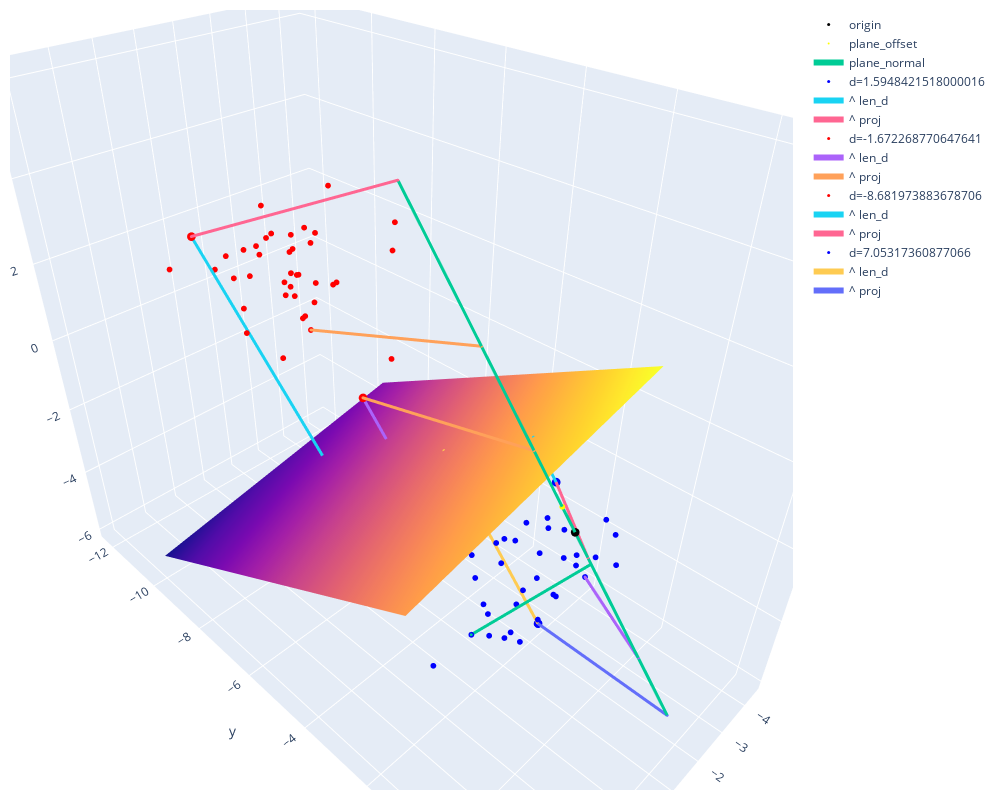

Notebook code for this chart:
### Code cell
with ThreeDFigure() as fig: #trafo, back_trafo, swap_axes="xz"
    plane_offset = decision_plane.project([0,0,0]) #point where plane == plane.normal (plane doesn't need to go through [0,0,0])
    fig.add_markers([0,0,0], size=3, name="origin") #coordinate center
    fig.add_markers(plane_offset, name="plane_offset", color="yellow")
    fig.add_line(plane_offset+decision_plane.normal*minneg, plane_offset+decision_plane.normal*maxpos, name="plane_normal") 
    for point, side in zip(X, y):
        if trafo(point)[0] in [minneg, maxneg, minpos, maxpos]:
            fig.add_markers(point, color="blue" if side else "red", name="d="+str(trafo(point)[0]), size=3)
            fig.add_line(point, back_trafo([0, trafo(point)[1], trafo(point)[2]]), name="^ len_d",)            
            fig.add_line(point, ortho_projection_affine(point, decision_plane.normal), name="^ proj")
        else:
            fig.add_markers(point, color="blue" if side else "red", name=str(trafo(point)[0]), showlegend=False)
    xx, yy = make_meshgrid(minx=minx, miny=miny, maxx=maxx, maxy=maxy, margin=0.1)
    fig.add_surface(xx, yy, decision_plane.z) #decision hyperplane
    fig.add_sample_projections(X, decision_plane.normal, n_samples=3, showlegend=False)

### Figure 1 — Plotly figure (JSON) as saved in the notebook; plotly's stock layout.template omitted (floating-point values rounded to 4 significant figures; data arrays with more than 128 entries replaced by an {"elided": "..."} marker saying what was removed)
{"data": [{"marker": {"color": "black", "line": {"width": 0}, "size": 3}, "mode": "markers", "name": "origin", "type": "scatter3d", "x": [0], "y": [0], "z": [0]}, {"marker": {"color": "yellow", "line": {"width": 0}, "size": 2}, "mode": "markers", "name": "plane_offset", "type": "scatter3d", "x": [0.1046], "y": [-0.2674], "z": [0.5043]}, {"line": {"width": 6}, "marker": {"size": 1}, "name": "plane_normal", "type": "scatter3d", "x": [1.254, -0.8294], "y": [-3.208, 2.121], "z": [6.049, -4.0]}, {"marker": {"color": "blue", "line": {"width": 0}, "size": 2}, "mode": "markers", "name": "4.520053661246651", "showlegend": false, "type": "scatter3d", "x": [0.04201], "y": [-1.29], "z": [-3.848]}, {"marker": {"color": "blue", "line": {"width": 0}, "size": 3}, "mode": "markers", "name": "d=1.5948421518000016", "type": "scatter3d", "x": [-2.134], "y": [-1.905], "z": [-1.249]}, {"line": {"width": 6}, "marker": {"size": 1}, "name": "^ len_d", "type": "scatter3d", "x": [-2.134, -1.923], "y": [-1.905, -2.445], "z": [-1.249, -0.2301]}, {"line": {"width": 6}, "marker": {"size": 1}, "name": "^ proj", "type": "scatter3d", "x": [-2.134, -0.1066], "y": [-1.905, 0.2727], "z": [-1.249, -0.5142]}, {"marker": {"color": "blue", "line": {"width": 0}, "size": 2}, "mode": "markers", "name": "3.730080161740542", "showlegend": false, "type": "scatter3d", "x": [-2.644], "y": [-2.291], "z": [-3.153]}, {"marker": {"color": "red", "line": {"width": 0}, "size": 2}, "mode": "markers", "name": "-5.746113652724212", "showlegend": false, "type": "scatter3d", "x": [-1.84], "y": [-10.38], "z": [0.4023]}, {"marker": {"color": "red", "line": {"width": 0}, "size": 2}, "mode": "markers", "name": "-5.60757913284524", "showlegend": false, "type": "scatter3d", "x": [-1.616], "y": [-8.87], "z": [1.041]}, {"marker": {"color": "blue", "line": {"width": 0}, "size": 2}, "mode": "markers", "name": "2.4661814979668577", "showlegend": false, "type": "scatter3d", "x": [-1.608], "y": [-2.186], "z": [-2.244]}, {"marker": {"color": "blue", "line": {"width": 0}, "size": 2}, "mode": "markers", "name": "3.837698514107357", "showlegend": false, "type": "scatter3d", "x": [-1.723], "y": [-0.8964], "z": [-2.696]}, {"marker": {"color": "red", "line": {"width": 0}, "size": 2}, "mode": "markers", "name": "-3.8078770039293053", "showlegend": false, "type": "scatter3d", "x": [-0.7717], "y": [-9.265], "z": [-0.8654]}, {"marker": {"color": "blue", "line": {"width": 0}, "size": 2}, "mode": "markers", "name": "3.673793148058605", "showlegend": false, "type": "scatter3d", "x": [-0.6713], "y": [-0.6319], "z": [-2.635]}, {"marker": {"color": "blue", "line": {"width": 0}, "size": 2}, "mode": "markers", "name": "3.446049670586921", "showlegend": false, "type": "scatter3d", "x": [-1.598], "y": [-1.752], "z": [-2.844]}, {"marker": {"color": "red", "line": {"width": 0}, "size": 2}, "mode": "markers", "name": "-7.271748700598275", "showlegend": false, "type": "scatter3d", "x": [-1.876], "y": [-9.501], "z": [2.168]}, {"marker": {"color": "red", "line": {"width": 0}, "size": 2}, "mode": "markers", "name": "-6.020594690354641", "showlegend": false, "type": "scatter3d", "x": [1.305], "y": [-7.646], "z": [1.434]}, {"marker": {"color": "blue", "line": {"width": 0}, "size": 2}, "mode": "markers", "name": "3.403213721169909", "showlegend": false, "type": "scatter3d", "x": [-0.5587], "y": [-2.654], "z": [-3.502]}, {"marker": {"color": "blue", "line": {"width": 0}, "size": 2}, "mode": "markers", "name": "3.4983523458175467", "showlegend": false, "type": "scatter3d", "x": [-0.5371], "y": [-1.351], "z": [-2.896]}, {"marker": {"color": "blue", "line": {"width": 0}, "size": 2}, "mode": "markers", "name": "5.399443490375184", "showlegend": false, "type": "scatter3d", "x": [-2.428], "y": [-2.3], "z": [-4.615]}, {"marker": {"color": "red", "line": {"width": 0}, "size": 2}, "mode": "markers", "name": "-8.158316662002417", "showlegend": false, "type": "scatter3d", "x": [-2.189], "y": [-8.93], "z": [3.285]}, {"marker": {"color": "red", "line": {"width": 0}, "size": 2}, "mode": "markers", "name": "-7.365134946757862", "showlegend": false, "type": "scatter3d", "x": [-1.239], "y": [-10.6], "z": [1.532]}, {"marker": {"color": "red", "line": {"width": 0}, "size": 3}, "mode": "markers", "name": "d=-1.672268770647641", "type": "scatter3d", "x": [-1.549], "y": [-7.25], "z": [-1.442]}, {"line": {"width": 6}, "marker": {"size": 1}, "name": "^ len_d", "type": "scatter3d", "x": [-1.549, -1.771], "y": [-7.25, -6.684], "z": [-1.442, -2.509]}, {"line": {"width": 6}, "marker": {"size": 1}, "name": "^ proj", "type": "scatter3d", "x": [-1.549, 0.326], "y": [-7.25, -0.8338], "z": [-1.442, 1.572]}, {"marker": {"color": "blue", "line": {"width": 0}, "size": 2}, "mode": "markers", "name": "3.191812512066244", "showlegend": false, "type": "scatter3d", "x": [-1.658], "y": [-2.469], "z": [-2.997]}, {"marker": {"color": "red", "line": {"width": 0}, "size": 2}, "mode": "markers", "name": "-5.669687886417745", "showlegend": false, "type": "scatter3d", "x": [-0.7772], "y": [-10.73], "z": [-0.0647]}, {"marker": {"color": "blue", "line": {"width": 0}, "size": 2}, "mode": "markers", "name": "3.958621239677284", "showlegend": false, "type": "scatter3d", "x": [-0.2077], "y": [-0.6905], "z": [-3.003]}, {"marker": {"color": "red", "line": {"width": 0}, "size": 2}, "mode": "markers", "name": "-2.4474710443362753", "showlegend": false, "type": "scatter3d", "x": [-2.209], "y": [-6.931], "z": [-0.4799]}, {"marker": {"color": "red", "line": {"width": 0}, "size": 2}, "mode": "markers", "name": "-6.941129321311848", "showlegend": false, "type": "scatter3d", "x": [-2.109], "y": [-9.394], "z": [1.994]}, {"marker": {"color": "blue", "line": {"width": 0}, "size": 2}, "mode": "markers", "name": "4.784625058743713", "showlegend": false, "type": "scatter3d", "x": [-0.318], "y": [-1.401], "z": [-4.056]}, {"marker": {"color": "blue", "line": {"width": 0}, "size": 2}, "mode": "markers", "name": "3.301055795072448", "showlegend": false, "type": "scatter3d", "x": [-1.762], "y": [-2.847], "z": [-3.268]}, {"marker": {"color": "red", "line": {"width": 0}, "size": 2}, "mode": "markers", "name": "-5.94989071369344", "showlegend": false, "type": "scatter3d", "x": [-1.699], "y": [-9.614], "z": [0.9537]}, {"marker": {"color": "red", "line": {"width": 0}, "size": 2}, "mode": "markers", "name": "-7.633624158395208", "showlegend": false, "type": "scatter3d", "x": [-0.8996], "y": [-9.699], "z": [2.167]}, {"marker": {"color": "red", "line": {"width": 0}, "size": 3}, "mode": "markers", "name": "d=-8.681973883678706", "type": "scatter3d", "x": [0.1266], "y": [-11.22], "z": [2.034]}, {"line": {"width": 6}, "marker": {"size": 1}, "name": "^ len_d", "type": "scatter3d", "x": [0.1266, -1.023], "y": [-11.22, -8.279], "z": [2.034, -3.511]}, {"line": {"width": 6}, "marker": {"size": 1}, "name": "^ proj", "type": "scatter3d", "x": [0.1266, 1.254], "y": [-11.22, -3.208], "z": [2.034, 6.049]}, {"marker": {"color": "blue", "line": {"width": 0}, "size": 2}, "mode": "markers", "name": "3.92109650486913", "showlegend": false, "type": "scatter3d", "x": [-3.279], "y": [-1.228], "z": [-2.619]}, {"marker": {"color": "red", "line": {"width": 0}, "size": 2}, "mode": "markers", "name": "-7.602602553010275", "showlegend": false, "type": "scatter3d", "x": [-0.5448], "y": [-10.13], "z": [1.836]}, {"marker": {"color": "red", "line": {"width": 0}, "size": 2}, "mode": "markers", "name": "-5.82164235654051", "showlegend": false, "type": "scatter3d", "x": [-1.999], "y": [-10.06], "z": [0.6682]}, {"marker": {"color": "blue", "line": {"width": 0}, "size": 2}, "mode": "markers", "name": "4.245337102998128", "showlegend": false, "type": "scatter3d", "x": [-0.692], "y": [-1.589], "z": [-3.622]}, {"marker": {"color": "blue", "line": {"width": 0}, "size": 2}, "mode": "markers", "name": "5.0220710396210135", "showlegend": false, "type": "scatter3d", "x": [-0.2605], "y": [-1.922], "z": [-4.544]}, {"marker": {"color": "blue", "line": {"width": 0}, "size": 2}, "mode": "markers", "name": "2.3568903236592607", "showlegend": false, "type": "scatter3d", "x": [-1.72], "y": [-1.741], "z": [-1.892]}, {"marker": {"color": "blue", "line": {"width": 0}, "size": 2}, "mode": "markers", "name": "2.0015669529572664", "showlegend": false, "type": "scatter3d", "x": [-0.5416], "y": [-2.586], "z": [-2.284]}, {"marker": {"color": "blue", "line": {"width": 0}, "size": 2}, "mode": "markers", "name": "5.154845322811196", "showlegend": false, "type": "scatter3d", "x": [-3.144], "y": [-1.262], "z": [-3.709]}, {"marker": {"color": "blue", "line": {"width": 0}, "size": 2}, "mode": "markers", "name": "1.805600111263191", "showlegend": false, "type": "scatter3d", "x": [1.986], "y": [-0.6218], "z": [-1.601]}, {"marker": {"color": "red", "line": {"width": 0}, "size": 2}, "mode": "markers", "name": "-6.668948038241366", "showlegend": false, "type": "scatter3d", "x": [-0.7782], "y": [-10.33], "z": [0.9933]}, {"marker": {"color": "blue", "line": {"width": 0}, "size": 2}, "mode": "markers", "name": "4.96842429292795", "showlegend": false, "type": "scatter3d", "x": [-2.354], "y": [-1.001], "z": [-3.577]}, {"marker": {"color": "blue", "line": {"width": 0}, "size": 2}, "mode": "markers", "name": "2.68871174499778", "showlegend": false, "type": "scatter3d", "x": [0.5324], "y": [-3.307], "z": [-3.47]}, {"marker": {"color": "blue", "line": {"width": 0}, "size": 2}, "mode": "markers", "name": "5.75557433795478", "showlegend": false, "type": "scatter3d", "x": [-0.7956], "y": [-1.466], "z": [-4.812]}, {"marker": {"color": "red", "line": {"width": 0}, "size": 2}, "mode": "markers", "name": "-7.372953859023904", "showlegend": false, "type": "scatter3d", "x": [-1.958], "y": [-10.92], "z": [1.518]}, {"marker": {"color": "red", "line": {"width": 0}, "size": 2}, "mode": "markers", "name": "-4.5706691510442665", "showlegend": false, "type": "scatter3d", "x": [-0.8466], "y": [-8.203], "z": [0.3586]}, {"marker": {"color": "red", "line": {"width": 0}, "size": 2}, "mode": "markers", "name": "-7.430561057858492", "showlegend": false, "type": "scatter3d", "x": [-0.9541], "y": [-11.52], "z": [1.04]}, {"marker": {"color": "red", "line": {"width": 0}, "size": 2}, "mode": "markers", "name": "-7.419585907341752", "showlegend": false, "type": "scatter3d", "x": [-1.167], "y": [-9.111], "z": [2.353]}, {"marker": {"color": "red", "line": {"width": 0}, "size": 2}, "mode": "markers", "name": "-5.327530834164923", "showlegend": false, "type": "scatter3d", "x": [-1.619], "y": [-9.718], "z": [0.3556]}, {"marker": {"color": "blue", "line": {"width": 0}, "size": 2}, "mode": "markers", "name": "1.8168889395917676", "showlegend": false, "type": "scatter3d", "x": [2.815], "y": [-0.7715], "z": [-1.862]}, {"marker": {"color": "red", "line": {"width": 0}, "size": 2}, "mode": "markers", "name": "-6.435029976246158", "showlegend": false, "type": "scatter3d", "x": [-2.468], "y": [-10.9], "z": [0.8398]}, {"marker": {"color": "blue", "line": {"width": 0}, "size": 2}, "mode": "markers", "name": "3.270729992869069", "showlegend": false, "type": "scatter3d", "x": [-2.611], "y": [-3.618], "z": [-3.476]}, {"marker": {"color": "blue", "line": {"width": 0}, "size": 2}, "mode": "markers", "name": "4.7212553633339525", "showlegend": false, "type": "scatter3d", "x": [-2.632], "y": [-0.4599], "z": [-3.023]}, {"marker": {"color": "blue", "line": {"width": 0}, "size": 2}, "mode": "markers", "name": "1.940225157891715", "showlegend": false, "type": "scatter3d", "x": [-0.2737], "y": [-3.075], "z": [-2.547]}, {"marker": {"color": "red", "line": {"width": 0}, "size": 2}, "mode": "markers", "name": "-7.112289851815083", "showlegend": false, "type": "scatter3d", "x": [-0.8563], "y": [-8.682], "z": [2.256]}, {"marker": {"color": "blue", "line": {"width": 0}, "size": 2}, "mode": "markers", "name": "3.1372305450118247", "showlegend": false, "type": "scatter3d", "x": [0.5109], "y": [-1.412], "z": [-2.84]}, {"marker": {"color": "blue", "line": {"width": 0}, "size": 2}, "mode": "markers", "name": "4.5098813008931025", "showlegend": false, "type": "scatter3d", "x": [-3.363], "y": [-0.9825], "z": [-2.97]}, {"marker": {"color": "red", "line": {"width": 0}, "size": 2}, "mode": "markers", "name": "-5.170077552795163", "showlegend": false, "type": "scatter3d", "x": [-3.624], "y": [-8.32], "z": [1.379]}, {"marker": {"color": "red", "line": {"width": 0}, "size": 2}, "mode": "markers", "name": "-5.996512267988843", "showlegend": false, "type": "scatter3d", "x": [-0.8982], "y": [-8.915], "z": [1.197]}, {"marker": {"color": "red", "line": {"width": 0}, "size": 2}, "mode": "markers", "name": "-8.402394948992251", "showlegend": false, "type": "scatter3d", "x": [-1.684], "y": [-10.87], "z": [2.36]}, {"marker": {"color": "blue", "line": {"width": 0}, "size": 2}, "mode": "markers", "name": "1.6149242080370023", "showlegend": false, "type": "scatter3d", "x": [-0.1757], "y": [-1.867], "z": [-1.651]}, {"marker": {"color": "red", "line": {"width": 0}, "size": 2}, "mode": "markers", "name": "-7.23802288951913", "showlegend": false, "type": "scatter3d", "x": [-0.585], "y": [-11.51], "z": [0.8038]}, {"marker": {"color": "red", "line": {"width": 0}, "size": 2}, "mode": "markers", "name": "-5.112312020992316", "showlegend": false, "type": "scatter3d", "x": [-2.302], "y": [-9.049], "z": [0.6697]}, {"marker": {"color": "red", "line": {"width": 0}, "size": 2}, "mode": "markers", "name": "-7.019737552344267", "showlegend": false, "type": "scatter3d", "x": [-0.06222], "y": [-9.943], "z": [1.344]}, {"marker": {"color": "blue", "line": {"width": 0}, "size": 2}, "mode": "markers", "name": "3.768945877567886", "showlegend": false, "type": "scatter3d", "x": [-0.7792], "y": [-0.7632], "z": [-2.763]}, {"marker": {"color": "blue", "line": {"width": 0}, "size": 2}, "mode": "markers", "name": "2.333747836332608", "showlegend": false, "type": "scatter3d", "x": [-1.741], "y": [-2.848], "z": [-2.455]}, {"marker": {"color": "blue", "line": {"width": 0}, "size": 2}, "mode": "markers", "name": "3.7905107620068477", "showlegend": false, "type": "scatter3d", "x": [-1.847], "y": [-1.293], "z": [-2.841]}, {"marker": {"color": "red", "line": {"width": 0}, "size": 2}, "mode": "markers", "name": "-4.582045806241058", "showlegend": false, "type": "scatter3d", "x": [-1.662], "y": [-9.415], "z": [-0.1055]}, {"marker": {"color": "blue", "line": {"width": 0}, "size": 2}, "mode": "markers", "name": "5.070675555798818", "showlegend": false, "type": "scatter3d", "x": [-3.058], "y": [-1.707], "z": [-3.891]}, {"marker": {"color": "red", "line": {"width": 0}, "size": 2}, "mode": "markers", "name": "-4.648061855652127", "showlegend": false, "type": "scatter3d", "x": [-1.437], "y": [-9.225], "z": [0.004471]}, {"marker": {"color": "red", "line": {"width": 0}, "size": 2}, "mode": "markers", "name": "-7.964515287866054", "showlegend": false, "type": "scatter3d", "x": [0.3044], "y": [-12.14], "z": [0.9018]}, {"marker": {"color": "red", "line": {"width": 0}, "size": 2}, "mode": "markers", "name": "-6.208409275123907", "showlegend": false, "type": "scatter3d", "x": [-3.148], "y": [-7.75], "z": [2.461]}, {"marker": {"color": "red", "line": {"width": 0}, "size": 2}, "mode": "markers", "name": "-4.789147430712685", "showlegend": false, "type": "scatter3d", "x": [-2.028], "y": [-9.472], "z": [0.1151]}, {"marker": {"color": "red", "line": {"width": 0}, "size": 2}, "mode": "markers", "name": "-5.107534620391757", "showlegend": false, "type": "scatter3d", "x": [-2.413], "y": [-9.048], "z": [0.6892]}, {"marker": {"color": "red", "line": {"width": 0}, "size": 2}, "mode": "markers", "name": "-5.446853995595974", "showlegend": false, "type": "scatter3d", "x": [-1.556], "y": [-9.998], "z": [0.2947]}, {"marker": {"color": "blue", "line": {"width": 0}, "size": 2}, "mode": "markers", "name": "3.488416098471431", "showlegend": false, "type": "scatter3d", "x": [-1.172], "y": [-2.439], "z": [-3.333]}, {"marker": {"color": "blue", "line": {"width": 0}, "size": 2}, "mode": "markers", "name": "5.675164331401085", "showlegend": false, "type": "scatter3d", "x": [-1.545], "y": [-3.139], "z": [-5.476]}, {"marker": {"color": "red", "line": {"width": 0}, "size": 2}, "mode": "markers", "name": "-6.956410841014744", "showlegend": false, "type": "scatter3d", "x": [-1.357], "y": [-8.657], "z": [2.241]}, {"marker": {"color": "red", "line": {"width": 0}, "size": 2}, "mode": "markers", "name": "-6.070585052535823", "showlegend": false, "type": "scatter3d", "x": [-1.661], "y": [-9.857], "z": [0.9188]}, {"marker": {"color": "red", "line": {"width": 0}, "size": 2}, "mode": "markers", "name": "-7.2577772801363745", "showlegend": false, "type": "scatter3d", "x": [-0.7377], "y": [-9.795], "z": [1.764]}, {"marker": {"color": "blue", "line": {"width": 0}, "size": 2}, "mode": "markers", "name": "3.840333997654276", "showlegend": false, "type": "scatter3d", "x": [-2.747], "y": [-1.931], "z": [-3.034]}, {"marker": {"color": "blue", "line": {"width": 0}, "size": 2}, "mode": "markers", "name": "2.4403101646704664", "showlegend": false, "type": "scatter3d", "x": [-0.424], "y": [-2.68], "z": [-2.729]}, {"marker": {"color": "blue", "line": {"width": 0}, "size": 3}, "mode": "markers", "name": "d=7.05317360877066", "type": "scatter3d", "x": [-2.317], "y": [-2.041], "z": [-5.899]}, {"line": {"width": 6}, "marker": {"size": 1}, "name": "^ len_d", "type": "scatter3d", "x": [-2.317, -1.383], "y": [-2.041, -4.43], "z": [-5.899, -1.394]}, {"line": {"width": 6}, "marker": {"size": 1}, "name": "^ proj", "type": "scatter3d", "x": [-2.317, -0.8294], "y": [-2.041, 2.121], "z": [-5.899, -4.0]}, {"showlegend": false, "showscale": false, "type": "surface", "x": {"elided": "30x30 float values"}, "y": {"elided": "30x30 float values"}, "z": {"elided": "30x30 float values"}}, {"line": {"width": 6}, "marker": {"size": 1}, "showlegend": false, "type": "scatter3d", "x": [1.986, -0.1345], "y": [-0.6218, 0.3441], "z": [-1.601, -0.6488]}, {"line": {"width": 6}, "marker": {"size": 1}, "showlegend": false, "type": "scatter3d", "x": [-2.354, -0.5533], "y": [-1.001, 1.415], "z": [-3.577, -2.669]}, {"line": {"width": 6}, "marker": {"size": 1}, "showlegend": false, "type": "scatter3d", "x": [-0.8466, 0.7098], "y": [-8.203, -1.815], "z": [0.3586, 3.423]}], "layout": {"autosize": true, "height": 800, "margin": {"b": 10, "l": 10, "pad": 4, "r": 10, "t": 10}, "paper_bgcolor": "White", "scene": {"aspectmode": "data", "aspectratio": {"x": 0.695, "y": 1.311, "z": 1.098}, "camera": {"eye": {"x": 1, "y": 1, "z": 1}}}, "width": 1000}}
